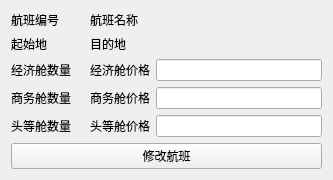
<?xml version="1.0" encoding="UTF-8"?>
<ui version="4.0">
 <class>price</class>
 <widget class="QWidget" name="price">
  <property name="geometry">
   <rect>
    <x>0</x>
    <y>0</y>
    <width>333</width>
    <height>173</height>
   </rect>
  </property>
  <property name="windowTitle">
   <string>Form</string>
  </property>
  <layout class="QGridLayout" name="gridLayout_2">
   <item row="0" column="1">
    <widget class="QLabel" name="label_4">
     <property name="text">
      <string>航班编号</string>
     </property>
    </widget>
   </item>
   <item row="1" column="4">
    <widget class="QLabel" name="end">
     <property name="text">
      <string/>
     </property>
    </widget>
   </item>
   <item row="3" column="4">
    <widget class="QLineEdit" name="class1price"/>
   </item>
   <item row="0" column="4">
    <widget class="QLabel" name="flight_name">
     <property name="text">
      <string/>
     </property>
    </widget>
   </item>
   <item row="3" column="3">
    <widget class="QLabel" name="label_5">
     <property name="text">
      <string>经济舱价格</string>
     </property>
    </widget>
   </item>
   <item row="1" column="1">
    <widget class="QLabel" name="label_8">
     <property name="text">
      <string>起始地</string>
     </property>
    </widget>
   </item>
   <item row="5" column="3">
    <widget class="QLabel" name="label_9">
     <property name="text">
      <string>头等舱价格</string>
     </property>
    </widget>
   </item>
   <item row="5" column="4">
    <widget class="QLineEdit" name="class3price"/>
   </item>
   <item row="0" column="3">
    <widget class="QLabel" name="label_6">
     <property name="text">
      <string>航班名称</string>
     </property>
    </widget>
   </item>
   <item row="3" column="1">
    <widget class="QLabel" name="label">
     <property name="text">
      <string>经济舱数量</string>
     </property>
    </widget>
   </item>
   <item row="4" column="4">
    <widget class="QLineEdit" name="class2price"/>
   </item>
   <item row="4" column="1">
    <widget class="QLabel" name="label_2">
     <property name="text">
      <string>商务舱数量</string>
     </property>
    </widget>
   </item>
   <item row="5" column="1">
    <widget class="QLabel" name="label_3">
     <property name="text">
      <string>头等舱数量</string>
     </property>
    </widget>
   </item>
   <item row="0" column="2">
    <widget class="QLabel" name="flight_id">
     <property name="text">
      <string/>
     </property>
    </widget>
   </item>
   <item row="1" column="3">
    <widget class="QLabel" name="label_10">
     <property name="text">
      <string>目的地</string>
     </property>
    </widget>
   </item>
   <item row="1" column="2">
    <widget class="QLabel" name="start">
     <property name="text">
      <string/>
     </property>
    </widget>
   </item>
   <item row="4" column="3">
    <widget class="QLabel" name="label_7">
     <property name="text">
      <string>商务舱价格</string>
     </property>
    </widget>
   </item>
   <item row="6" column="1" colspan="4">
    <widget class="QPushButton" name="modify_price">
     <property name="text">
      <string>修改航班</string>
     </property>
    </widget>
   </item>
   <item row="3" column="2">
    <widget class="QLabel" name="class1count">
     <property name="text">
      <string/>
     </property>
    </widget>
   </item>
   <item row="4" column="2">
    <widget class="QLabel" name="class2count">
     <property name="text">
      <string/>
     </property>
    </widget>
   </item>
   <item row="5" column="2">
    <widget class="QLabel" name="class3count">
     <property name="text">
      <string/>
     </property>
    </widget>
   </item>
  </layout>
 </widget>
 <resources/>
 <connections/>
</ui>
